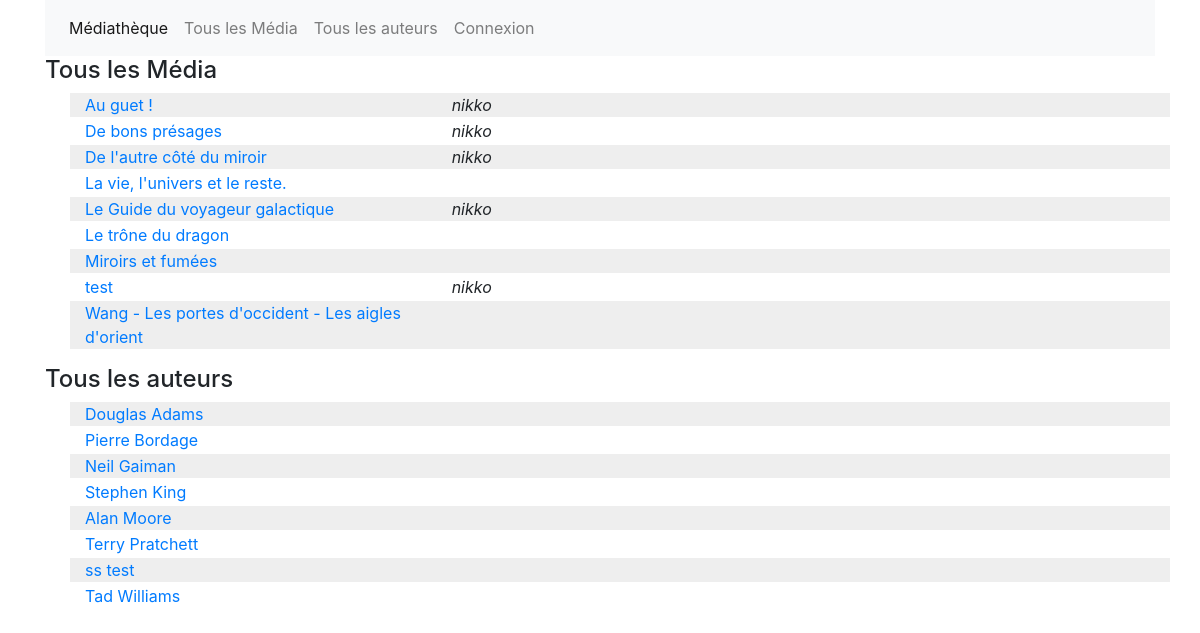
The page / on the database its author committed.
### tables this page shows
CREATE TABLE IF NOT EXISTS `media` (
  `id` int(11) NOT NULL AUTO_INCREMENT,
  `utilisateur_id` int(11) DEFAULT NULL,
  `titre` varchar(255) DEFAULT NULL,
  `date` datetime DEFAULT NULL,
  `resume` text,
  PRIMARY KEY (`id`)
);

CREATE TABLE IF NOT EXISTS `utilisateur` (
  `id` int(11) NOT NULL AUTO_INCREMENT,
  `nom` varchar(255) DEFAULT NULL,
  `prenom` varchar(255) DEFAULT NULL,
  `pseudo` varchar(255) DEFAULT NULL,
  `email` varchar(255) DEFAULT NULL,
  `motdepasse` varchar(255) DEFAULT NULL,
  PRIMARY KEY (`id`)
);

CREATE TABLE IF NOT EXISTS `auteur` (
  `id` int(11) NOT NULL AUTO_INCREMENT,
  `nom` varchar(255) DEFAULT NULL,
  `prenom` varchar(255) DEFAULT NULL,
  `bio` text,
  PRIMARY KEY (`id`)
);

### functions/functions.php (the view, shortened to what this page needs)
<?php
function getAuthorList($env = "front"){
    $link = openConn();
    $sql = "SELECT * FROM `auteur` `a` ORDER BY `a`.`nom`;";
    $result = mysqli_query($link, $sql);
    $nbRows = mysqli_num_rows($result);
    if($nbRows > 0){
        $pageNumber = 1;
        $i = 0;
        echo "<h4>Tous les auteurs</h4>";
        echo "<ul id=\"listPaginationAuthor".$pageNumber."\" class=\"pagination-visible\">";
        while($i < $nbRows){
            $row = mysqli_fetch_assoc($result);
            $bgList = ($i%2 == 0) ? " style=\"background-color:#eee; margin-bottom: 2px;\"" : "style=\"margin-bottom: 2px;\"";
            echo "<li class=\"row\"".$bgList.">";
            if($env == "front"){
                echo "<a href=\"index.php?action=showAuteur&idAuteur=". $row["id"] . "\" class=\"col-lg-4\">".
                    utf8_encode($row["prenom"])." ".utf8_encode($row["nom"])."</a>";
            }
            echo "</li>";
            $i++;
        }
        echo "</ul>";
    }else{
        echo "0 résultat";
    }
}
function getMediaList($env = "front"){
    $link = openConn();
    $sql = "SELECT
	            `l`.`id`, `l`.`titre`, `u`.`id` as `idUtilisateur`, `u`.`pseudo`
            FROM
	            `media` `l` LEFT JOIN
	            `utilisateur` `u` ON `l`.`utilisateur_id` = `u`.`id` ORDER BY `l`.`titre`;";
    $result = mysqli_query($link, $sql);
    $nbRows = mysqli_num_rows($result);
    if($nbRows > 0){
        $pageNumber = 1;
        $i = 0;
        echo "<h4>Tous les Média</h4>";
        echo "<ul id=\"listPaginationBook".$pageNumber."\" class=\"pagination-visible\">";
        while($i < $nbRows){
            $row = mysqli_fetch_assoc($result);
            $bgList = ($i%2 == 0) ? " style=\"background-color:#eee; margin-bottom: 2px;\"" : "style=\"margin-bottom: 2px;\"";
            echo "<li class=\"row\"".$bgList.">";
            if($env == "front"){
                echo "<a href=\"index.php?action=media&idMedia=". $row["id"] . "\" class=\"col-lg-4\">".
                    utf8_encode($row["titre"])."</a>";
                echo "<i class=\"col-lg-1\">".$row["pseudo"]."</i>";
            }
            echo "</li>";
            $i++;
        }
        echo "</ul>";
    }else{
        echo "0 résultat";
    }
}

### css/style.css (style rules this page uses)
.pagination-visible { visibility: visible; display: block; }

### rows shown on the page
media: titre "Au guet !", utilisateur.pseudo "nikko"
media: titre "De bons présages", utilisateur.pseudo "nikko"
media: titre "De l'autre côté du miroir", utilisateur.pseudo "nikko"
media: titre "La vie, l'univers et le reste."
media: titre "Le Guide du voyageur galactique", utilisateur.pseudo "nikko"
media: titre "Le trône du dragon"
media: titre "Miroirs et fumées"
media: titre "test", utilisateur.pseudo "nikko"
media: titre "Wang - Les portes d'occident - Les aigles d'orient"
auteur: prenom "Douglas", nom "Adams"
auteur: prenom "Pierre", nom "Bordage"
auteur: prenom "Neil", nom "Gaiman"
auteur: prenom "Stephen", nom "King"
auteur: prenom "Alan", nom "Moore"
auteur: prenom "Terry", nom "Pratchett"
auteur: prenom "ss", nom "test"
auteur: prenom "Tad", nom "Williams"
